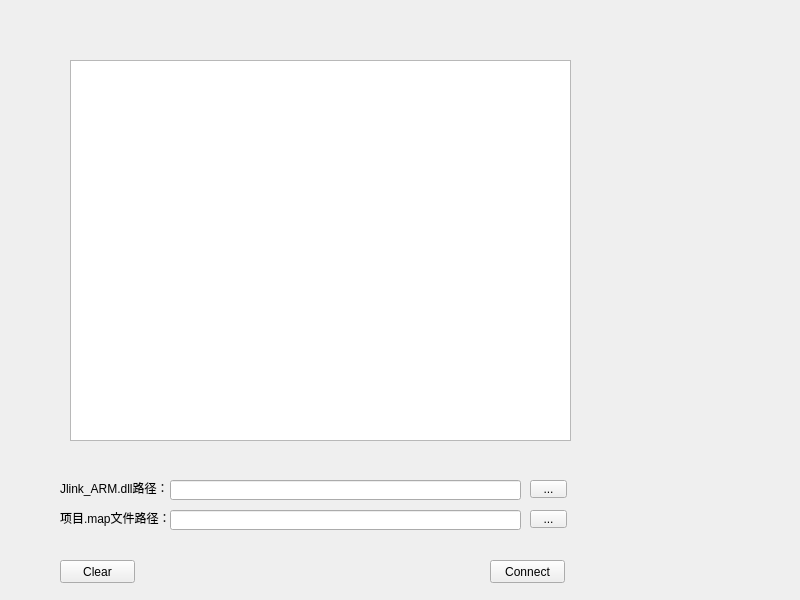
<?xml version="1.0" encoding="UTF-8"?>
<ui version="4.0">
 <class>MainWindow</class>
 <widget class="QMainWindow" name="MainWindow">
  <property name="geometry">
   <rect>
    <x>0</x>
    <y>0</y>
    <width>800</width>
    <height>600</height>
   </rect>
  </property>
  <property name="windowTitle">
   <string>MainWindow</string>
  </property>
  <widget class="QWidget" name="centralWidget">
   <widget class="QTextBrowser" name="textBrowser">
    <property name="geometry">
     <rect>
      <x>70</x>
      <y>60</y>
      <width>501</width>
      <height>381</height>
     </rect>
    </property>
   </widget>
   <widget class="QLabel" name="label">
    <property name="geometry">
     <rect>
      <x>60</x>
      <y>480</y>
      <width>111</width>
      <height>16</height>
     </rect>
    </property>
    <property name="text">
     <string>Jlink_ARM.dll路径：</string>
    </property>
   </widget>
   <widget class="QLabel" name="label_2">
    <property name="geometry">
     <rect>
      <x>60</x>
      <y>510</y>
      <width>111</width>
      <height>16</height>
     </rect>
    </property>
    <property name="text">
     <string>项目.map文件路径：</string>
    </property>
   </widget>
   <widget class="QLineEdit" name="lineEdit_jlink">
    <property name="geometry">
     <rect>
      <x>170</x>
      <y>480</y>
      <width>351</width>
      <height>20</height>
     </rect>
    </property>
   </widget>
   <widget class="QLineEdit" name="lineEdit_map">
    <property name="geometry">
     <rect>
      <x>170</x>
      <y>510</y>
      <width>351</width>
      <height>20</height>
     </rect>
    </property>
   </widget>
   <widget class="QToolButton" name="toolButton_jlink_lj">
    <property name="geometry">
     <rect>
      <x>530</x>
      <y>480</y>
      <width>37</width>
      <height>18</height>
     </rect>
    </property>
    <property name="text">
     <string>...</string>
    </property>
   </widget>
   <widget class="QToolButton" name="toolButton_map_lj">
    <property name="geometry">
     <rect>
      <x>530</x>
      <y>510</y>
      <width>37</width>
      <height>18</height>
     </rect>
    </property>
    <property name="text">
     <string>...</string>
    </property>
   </widget>
   <widget class="QPushButton" name="pushButton_connect">
    <property name="geometry">
     <rect>
      <x>490</x>
      <y>560</y>
      <width>75</width>
      <height>23</height>
     </rect>
    </property>
    <property name="text">
     <string>Connect</string>
    </property>
   </widget>
   <widget class="QPushButton" name="pushButton_clear">
    <property name="geometry">
     <rect>
      <x>60</x>
      <y>560</y>
      <width>75</width>
      <height>23</height>
     </rect>
    </property>
    <property name="text">
     <string>Clear</string>
    </property>
   </widget>
  </widget>
 </widget>
 <resources/>
 <connections/>
</ui>
